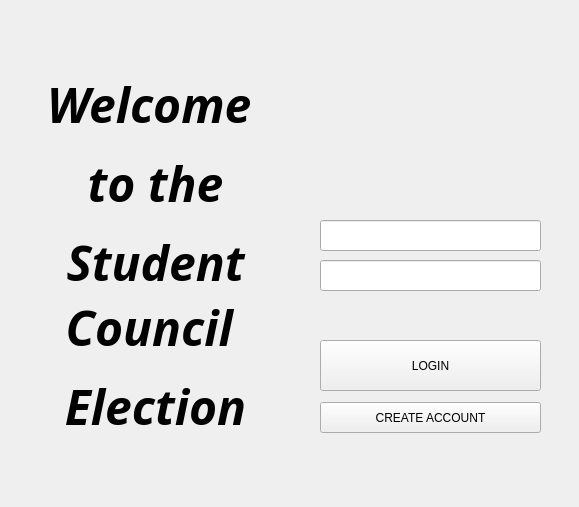
<?xml version="1.0" encoding="UTF-8"?>
<ui version="4.0">
 <class>LogIn</class>
 <widget class="QWidget" name="LogIn">
  <property name="geometry">
   <rect>
    <x>0</x>
    <y>0</y>
    <width>579</width>
    <height>507</height>
   </rect>
  </property>
  <property name="windowTitle">
   <string>Form</string>
  </property>
  <widget class="QPushButton" name="pushButtonLogin">
   <property name="geometry">
    <rect>
     <x>320</x>
     <y>340</y>
     <width>221</width>
     <height>51</height>
    </rect>
   </property>
   <property name="text">
    <string>LOGIN</string>
   </property>
  </widget>
  <widget class="QLineEdit" name="lineEditUsername">
   <property name="geometry">
    <rect>
     <x>320</x>
     <y>220</y>
     <width>221</width>
     <height>31</height>
    </rect>
   </property>
   <property name="font">
    <font>
     <family>Yu Gothic UI Semibold</family>
     <pointsize>14</pointsize>
     <weight>75</weight>
     <bold>true</bold>
    </font>
   </property>
   <property name="text">
    <string/>
   </property>
  </widget>
  <widget class="QLineEdit" name="lineEditPassword">
   <property name="geometry">
    <rect>
     <x>320</x>
     <y>260</y>
     <width>221</width>
     <height>31</height>
    </rect>
   </property>
   <property name="font">
    <font>
     <family>Yu Gothic UI Semibold</family>
     <pointsize>14</pointsize>
     <weight>75</weight>
     <bold>true</bold>
    </font>
   </property>
   <property name="text">
    <string/>
   </property>
   <property name="echoMode">
    <enum>QLineEdit::Password</enum>
   </property>
  </widget>
  <widget class="QPushButton" name="pushButtonCreateAccount">
   <property name="geometry">
    <rect>
     <x>320</x>
     <y>402</y>
     <width>221</width>
     <height>31</height>
    </rect>
   </property>
   <property name="text">
    <string>CREATE ACCOUNT</string>
   </property>
  </widget>
  <widget class="QLabel" name="label">
   <property name="geometry">
    <rect>
     <x>10</x>
     <y>10</y>
     <width>291</width>
     <height>491</height>
    </rect>
   </property>
   <property name="sizePolicy">
    <sizepolicy hsizetype="Expanding" vsizetype="Expanding">
     <horstretch>0</horstretch>
     <verstretch>0</verstretch>
    </sizepolicy>
   </property>
   <property name="font">
    <font>
     <family>Pristina</family>
     <pointsize>36</pointsize>
     <weight>75</weight>
     <italic>true</italic>
     <bold>true</bold>
    </font>
   </property>
   <property name="lineWidth">
    <number>1</number>
   </property>
   <property name="text">
    <string>&lt;html&gt;&lt;head/&gt;&lt;body&gt;&lt;p&gt;Welcome &lt;/p&gt;&lt;p&gt;to the&lt;/p&gt;&lt;p&gt;Student Council &lt;/p&gt;&lt;p&gt;Election&lt;/p&gt;&lt;/body&gt;&lt;/html&gt;</string>
   </property>
   <property name="textFormat">
    <enum>Qt::AutoText</enum>
   </property>
   <property name="scaledContents">
    <bool>false</bool>
   </property>
   <property name="alignment">
    <set>Qt::AlignCenter</set>
   </property>
   <property name="wordWrap">
    <bool>true</bool>
   </property>
  </widget>
 </widget>
 <tabstops>
  <tabstop>lineEditUsername</tabstop>
  <tabstop>lineEditPassword</tabstop>
  <tabstop>pushButtonLogin</tabstop>
  <tabstop>pushButtonCreateAccount</tabstop>
 </tabstops>
 <resources/>
 <connections/>
</ui>
